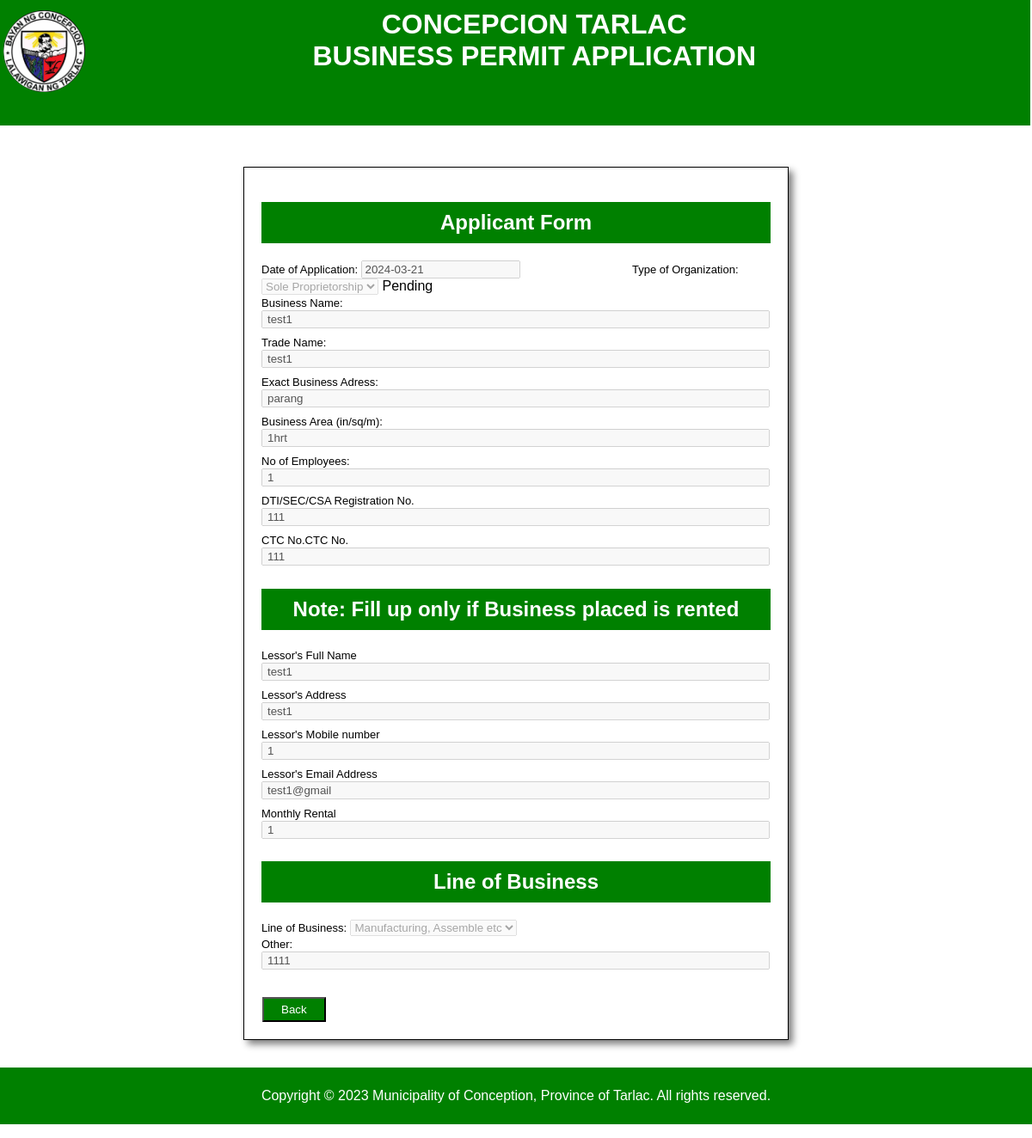
Screenshot of /bplo_view2.php?id=138 with the database file from the repository.
### tables this page shows
CREATE TABLE `upload_tb` (
  `ID` int(100) NOT NULL,
  `name` varchar(256) NOT NULL,
  `filename1` varchar(255) NOT NULL,
  `filesize1` varchar(255) NOT NULL,
  `filetype1` varchar(255) NOT NULL,
  `filename2` varchar(256) NOT NULL,
  `filesize2` varchar(256) NOT NULL,
  `filetype2` varchar(256) NOT NULL,
  `organizationtype` varchar(256) NOT NULL,
  `businessname` varchar(255) NOT NULL,
  `tradename` varchar(255) NOT NULL,
  `businessadress` varchar(255) NOT NULL,
  `noemployees` varchar(255) NOT NULL,
  `registrationno` varchar(255) NOT NULL,
  `dateapp` date DEFAULT NULL,
  `CTCNo` varchar(255) NOT NULL,
  `lessorname` varchar(256) NOT NULL,
  `lessoradd` varchar(256) NOT NULL,
  `lessorno` varchar(256) NOT NULL,
  `lessoremail` varchar(255) NOT NULL,
  `montlyrent` varchar(255) NOT NULL,
  `line_business` varchar(255) NOT NULL,
  `other` varchar(256) NOT NULL,
  `businessarea` varchar(256) NOT NULL,
  `status` varchar(255) NOT NULL
);

### bplo_view2.php (the view, shortened to what this page needs)
<!DOCTYPE html>
<html>
<head>
</head>
<body>
    <header><img src="lgu.jpg" height="8%" width="8%" class="logo">
    <h1><b>CONCEPCION TARLAC <br>BUSINESS PERMIT APPLICATION <br>
    </b></h1>
</header>
<form class="container" action="bplo_board2.php" method="post">
            <?php
            if (isset($_GET['id'])) {
                include("config.php");
                $id = $_GET['id'];
                $sql = "SELECT * FROM upload_tb WHERE id=$id";
                $result = mysqli_query($conn,$sql);
                $row = mysqli_fetch_array($result);
            }
                ?>
<h2>Applicant Form</h2 >
<label>Date of Application:</label>
        <input type="text" disabled value="<?php echo $row["dateapp"]; ?>">
        <label  class="org">Type of Organization:</label>
<select  disabled name="organizationtype[]" required>
      <option value=" organizationtype[]" ><?php echo $row["organizationtype"]; ?></option>
  </select>
  <?php echo $row["status"];?> <br>
                <label>Business Name:</label>
    <input class="input" type="text" disabled  value="<?php echo $row["businessname"]; ?>"  name="businessname" required>
    <label>Trade Name:</label>
    <input class="input" type="text"  disabled value="<?php echo $row["tradename"]; ?>" name="tradename" required>
    <label>Exact Business Adress:</label>
    <input class="input" type="text" disabled value="<?php echo $row["businessadress"]; ?>" name="businessadress" required>
    <label>Business Area (in/sq/m):</label>
    <input class="input" type="text" disabled value="<?php echo $row["businessarea"]; ?>" name="businessarea" required>
    <label>No of Employees:</label>
    <input class="input" type="text" disabled value="<?php echo $row["noemployees"]; ?>" name="noemployees" required>
    <label>DTI/SEC/CSA Registration No.</label>
    <input class="input" type="text" disabled value="<?php echo $row["registrationno"]; ?>" name="registrationno" required>
    <label>CTC No.CTC No.</label>
    <input class="input" type="text" disabled value="<?php echo $row["CTCNo"]; ?>" name="CTCNo" required>
    <h2>Note: Fill up only if Business placed is rented</h2>
            <label class="check" for="lessorname">Lessor's Full Name</label><br>
            <input class="input" type="text" disabled value="<?php echo $row["lessorname"]; ?>" id="lessorname" name="lessorname"  required><br>
            <label for="lessoradd">Lessor's Address</label><br>
            <input class="input" type="text" disabled value="<?php echo $row["lessoradd"]; ?>" id="lessoradd" name="lessoradd" required><br>
            <label for="lessorno">Lessor's Mobile number</label><br>
            <input class="input" type="number" disabled value="<?php echo $row["lessorno"]; ?>" id="lessorno" name="lessorno"  required><br>
            <label for="lessoremail">Lessor's Email Address</label><br>
            <input class="input" type="email" disabled value="<?php echo $row["lessoremail"]; ?>" id="lessoremail" name="lessoremail"  required><br>
            <label for="montlyrent">Monthly Rental</label><br>
            <input class="input" type="number" disabled value="<?php echo $row["montlyrent"]; ?>" id="montlyrent" name="montlyrent"  required><br>
                    <h2>Line of Business</h2>
<div class="container4">
          <label >Line of Business:</label>
  <select disabled id="line_business" name="line_business[]" required>
      <option value="" disabled selected><?php echo $row["line_business"]; ?></option>
  </select>
  <br><div class="other">
          <label>Other:</label>
          <input class="input" disabled type="text" value="<?php echo $row["other"]; ?>" name="other">
        </div>
</div>
            <button type="submit" name="edit">Back</button>
        </form>
<footer><p>Copyright &copy; 2023 Municipality of Conception, Province of Tarlac. All rights reserved.</p></footer>
</body>
</html>

### bplo_view2.php (style rules this page uses)
body { font-family: arial, sans-serif; }
header { background-color: green; color: white; text-align: center; width: 100.45%; height: 80%; margin-top:-24px; margin-left: -9px; padding: 5px; padding-bottom:40px; }
footer { background-color: green; color: white; text-align: center; margin: 0 -8px -10px -8px; padding: 8px 0 8px 0; }
button { color:white ; background-color: green; padding-left: 20px; padding-right: 20px; padding-top: 5px; padding-bottom:5px; margin-top: 25px ; margin-left: 1px; }
img { float: left; border-radius: 90px; }
.logo { margin: 23px -50px 15px 0; }
form { background-color: white; border: 1px solid black; width:50%; margin:0 auto; margin-bottom:2rem; margin-top:3rem; padding-bottom:3rem; padding-left: 20px; padding-right: 20px; padding-top:20px; box-shadow: 5px 5px 8px gray; }
.input { width: 98%; margin-bottom: 7px; padding-left: 5px; }
h2 { padding-bottom:10px; padding-top: 10px; background-color: green; color: white; text-align: center; font-family: verdana,sans-serif; width: 100%; }
.container { padding-bottom: 20px; margin-bottom: 2rem; }
.org { margin-left: 125px; }
label { font-size: 13px; margin-top: 40px; }

### rows the page displays
upload_tb: dateapp "2024-03-21", organizationtype "Sole Proprietorship", status "Pending", businessname "test1", tradename "test1", businessadress "parang", businessarea "1hrt", noemployees "1", registrationno "111", CTCNo "111", lessorname "test1", lessoradd "test1", lessorno "1", lessoremail "test1@gmail", montlyrent "1", line_business "Manufacturing, Assemble etc", other "1111"
